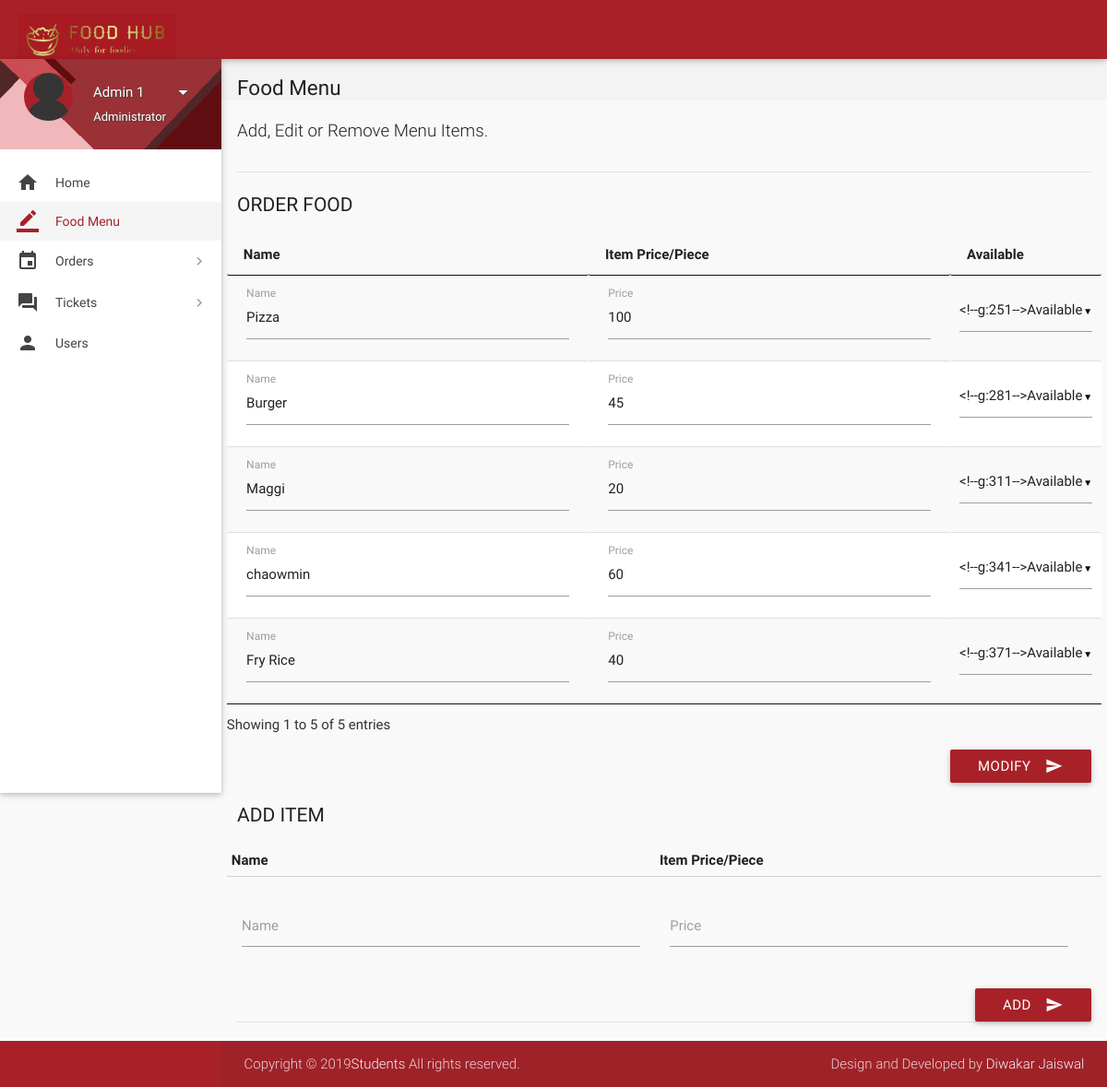
Screenshot of /admin-page.php (signed in) with the database file from the repository.
### tables this page shows
CREATE TABLE `items` (
  `id` int(11) NOT NULL,
  `name` varchar(20) NOT NULL,
  `price` int(11) NOT NULL,
  `deleted` tinyint(4) NOT NULL DEFAULT '0'
);

### includes/connect.php (called while the page is built, shortened)
<?php
$name = $_SESSION['name'];
$role = $_SESSION['role'];
?>

### admin-page.php (the view, shortened to what this page needs)
<?php
include 'includes/connect.php';
	if($_SESSION['admin_sid']==session_id())
	{
		?>
<!DOCTYPE html>
<html lang="en">
<head>
  <link href="css/materialize.min.css" type="text/css" rel="stylesheet" media="screen,projection">
  <link href="css/style.min.css" type="text/css" rel="stylesheet" media="screen,projection">
  <link href="css/custom/custom.min.css" type="text/css" rel="stylesheet" media="screen,projection">
  <link href="js/plugins/perfect-scrollbar/perfect-scrollbar.css" type="text/css" rel="stylesheet" media="screen,projection">
  <link href="js/plugins/data-tables/css/jquery.dataTables.min.css" type="text/css" rel="stylesheet" media="screen,projection">
</head>
<body>
  <header id="header" class="page-topbar">
        <div class="navbar-fixed">
            <nav class="navbar-color">
                <div class="nav-wrapper">
                    <ul class="left">
                      <li><h1 class="logo-wrapper"><a href="order.php" class="brand-logo darken-1"><img src="images/logo.png" alt="logo"></a> <span class="logo-text">Logo</span></h1></li>
                    </ul>
                </div>
            </nav>
        </div>
  </header>
  <div id="main">
    <div class="wrapper">
      <aside id="left-sidebar-nav">
        <ul id="slide-out" class="side-nav fixed leftside-navigation">
            <li class="user-details cyan darken-2">
            <div class="row">
                <div class="col col s4 m4 l4">
                    <img src="images/avatar.jpg" alt="" class="circle responsive-img valign profile-image">
                </div>
                <div class="col col s8 m8 l8">
                    <a class="btn-flat dropdown-button waves-effect waves-light white-text profile-btn" href="#" data-activates="profile-dropdown"><?php echo $name;?> <i class="mdi-navigation-arrow-drop-down right"></i></a>
                    <p class="user-roal"><?php echo $role;?></p>
                </div>
            </div>
            </li>
            <li class="bold"><a href="index.php" class="waves-effect waves-cyan"><i class="mdi-action-home prefix"></i> Home</a>
            </li>
            <li class="bold active"><a href="order.php" class="waves-effect waves-cyan"><i class="mdi-editor-border-color"></i> Food Menu</a>
            </li>
                <li class="no-padding">
                    <ul class="collapsible collapsible-accordion">
                        <li class="bold"><a class="collapsible-header waves-effect waves-cyan"><i class="mdi-editor-insert-invitation"></i> Orders</a>
                        </li>
                    </ul>
                </li>
                 <li class="no-padding">
                    <ul class="collapsible collapsible-accordion">
                        <li class="bold"><a class="collapsible-header waves-effect waves-cyan"><i class="mdi-action-question-answer"></i> Tickets</a>
                        </li>
                    </ul>
                </li>
            <li class="bold"><a href="users.php" class="waves-effect waves-cyan"><i class="mdi-social-person"></i> Users</a>
            </li>
        </ul>
        </aside>
      <section id="content">
        <div id="breadcrumbs-wrapper">
          <div class="container">
            <div class="row">
              <div class="col s12 m12 l12">
                <h5 class="breadcrumbs-title">Food Menu</h5>
              </div>
            </div>
          </div>
        </div>
        <div class="container">
          <p class="caption">Add, Edit or Remove Menu Items.</p>
          <div class="divider"></div>
		  <form class="formValidate" id="formValidate" method="post" action="routers/menu-router.php" novalidate="novalidate">
            <div class="row">
              <div class="col s12 m4 l3">
                <h4 class="header">Order Food</h4>
              </div>
              <div>
				<table id="data-table-admin" class="responsive-table display" cellspacing="0">
                    <thead>
                      <tr>
                        <th>Name</th>
                        <th>Item Price/Piece</th>
                        <th>Available</th>
                      </tr>
                    </thead>
                    <tbody>
				<?php
				$result = mysqli_query($con, "SELECT * FROM items");
				while($row = mysqli_fetch_array($result))
				{
					echo '<tr><td><div class="input-field col s12"><label for="'.$row["id"].'_name">Name</label>';
					echo '<input value="'.$row["name"].'" id="'.$row["id"].'_name" name="'.$row['id'].'_name" type="text" data-error=".errorTxt'.$row["id"].'"><div class="errorTxt'.$row["id"].'"></div></td>';
					echo '<td><div class="input-field col s12 "><label for="'.$row["id"].'_price">Price</label>';
					echo '<input value="'.$row["price"].'" id="'.$row["id"].'_price" name="'.$row['id'].'_price" type="text" data-error=".errorTxt'.$row["id"].'"><div class="errorTxt'.$row["id"].'"></div></td>';
					echo '<td>';
					if($row['deleted'] == 0){
						$text1 = 'selected';
						$text2 = '';
					}
					else{
						$text1 = '';
						$text2 = 'selected';
					}
					echo '<select name="'.$row['id'].'_hide">
                      <option value="1"'.$text1.'>Available</option>
                      <option value="2"'.$text2.'>Not Available</option>
                    </select></td></tr>';
				}
				?>
                    </tbody>
</table>
              </div>
			  <div class="input-field col s12">
                              <button class="btn cyan waves-effect waves-light right" type="submit" name="action">Modify
                                <i class="mdi-content-send right"></i>
                              </button>
                            </div>
            </div>
			</form>
		  <form class="formValidate" id="formValidate1" method="post" action="routers/add-item.php" novalidate="novalidate">
            <div class="row">
              <div class="col s12 m4 l3">
                <h4 class="header">Add Item</h4>
              </div>
              <div>
<table>
                    <thead>
                      <tr>
                        <th data-field="id">Name</th>
                        <th data-field="name">Item Price/Piece</th>
                      </tr>
                    </thead>
                    <tbody>
				<?php
					echo '<tr><td><div class="input-field col s12"><label for="name">Name</label>';
					echo '<input id="name" name="name" type="text" data-error=".errorTxt01"><div class="errorTxt01"></div></td>';
					echo '<td><div class="input-field col s12 "><label for="price" class="">Price</label>';
					echo '<input id="price" name="price" type="text" data-error=".errorTxt02"><div class="errorTxt02"></div></td>';
					echo '<td></tr>';
				?>
                    </tbody>
</table>
              </div>
			  <div class="input-field col s12">
                              <button class="btn cyan waves-effect waves-light right" type="submit" name="action">Add
                                <i class="mdi-content-send right"></i>
                              </button>
                            </div>
            </div>
			</form>
            <div class="divider"></div>
          </div>
        </div>
        </div>
  <footer class="page-footer">
    <div class="footer-copyright">
      <div class="container">
        <span>Copyright © 2019<a class="grey-text text-lighten-4" href="#" target="_blank">Students</a> All rights reserved.</span>
        <span class="right"> Design and Developed by <a class="grey-text text-lighten-4" href="#">Diwakar Jaiswal</a></span>
        </div>
    </div>
  </footer>
</body>
</html>
<?php
	}
?>

### admin-page.php (style rules this page uses)
.input-field label.active { width:100%; }

### rows the page displays
items: name "Pizza", price "100"
items: name "Burger", price "45"
items: name "Maggi", price "20"
items: name "chaowmin", price "60"
items: name "Fry Rice", price "40"

### other values shown
$name "Admin 1"
$role "Administrator"
